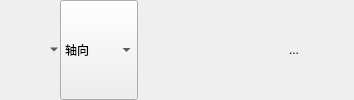
      <widget class="QFrame" name="SliceFrame">
       <layout class="QHBoxLayout" name="horizontalLayout_2">
        <property name="spacing">
         <number>0</number>
        </property>
        <property name="leftMargin">
         <number>0</number>
        </property>
        <property name="topMargin">
         <number>0</number>
        </property>
        <property name="rightMargin">
         <number>0</number>
        </property>
        <property name="bottomMargin">
         <number>0</number>
        </property>
        <item>
         <widget class="QToolButton" name="SliceLinkButton">
          <property name="toolTip">
           <string>链接切片视图。同步同一视图组中所有切片视图的属性。</string>
          </property>
          <property name="text">
           <string />
          </property>
          <property name="icon">
           <iconset resource="../qMRMLWidgets.qrc">
            <normaloff>:/Icons/LinkOff.png</normaloff>
            <normalon>:/Icons/LinkOn.png</normalon>:/Icons/LinkOff.png</iconset>
          </property>
          <property name="checkable">
           <bool>true</bool>
          </property>
          <property name="checked">
           <bool>false</bool>
          </property>
          <property name="autoRaise">
           <bool>true</bool>
          </property>
         </widget>
        </item>
        <item>
         <widget class="QToolButton" name="SliceVisibilityButton">
          <property name="toolTip">
           <string>切换3D视图中的切片可见性。</string>
          </property>
          <property name="checkable">
           <bool>true</bool>
          </property>
          <property name="checked">
           <bool>false</bool>
          </property>
          <property name="popupMode">
           <enum>QToolButton::ToolButtonPopupMode::MenuButtonPopup</enum>
          </property>
          <property name="autoRaise">
           <bool>true</bool>
          </property>
         </widget>
        </item>
        <item>
         <widget class="ctkComboBox" name="SliceOrientationSelector">
          <property name="sizePolicy">
           <sizepolicy hsizetype="Maximum" vsizetype="Ignored">
            <horstretch>0</horstretch>
            <verstretch>0</verstretch>
           </sizepolicy>
          </property>
          <property name="minimumSize">
           <size>
            <width>65</width>
            <height>0</height>
           </size>
          </property>
          <property name="toolTip">
           <string>切片方向（轴向、矢状、冠状、重格式化）。</string>
          </property>
          <property name="sizeAdjustPolicy">
           <enum>QComboBox::SizeAdjustPolicy::AdjustToContents</enum>
          </property>
          <item>
           <property name="text">
            <string>轴向</string>
           </property>
          </item>
          <item>
           <property name="text">
            <string>矢状</string>
           </property>
          </item>
          <item>
           <property name="text">
            <string>冠状</string>
           </property>
          </item>
          <item>
           <property name="text">
            <string>重格式化</string>
           </property>
          </item>
         </widget>
        </item>
        <item>
         <widget class="QToolButton" name="LightBoxToolButton">
          <property name="toolTip">
           <string>灯箱视图。</string>
          </property>
          <property name="icon">
           <iconset resource="../qMRMLWidgets.qrc">
            <normaloff>:/Icons/LayoutLightboxView.png</normaloff>:/Icons/LayoutLightboxView.png</iconset>
          </property>
          <property name="popupMode">
           <enum>QToolButton::ToolButtonPopupMode::InstantPopup</enum>
          </property>
          <property name="autoRaise">
           <bool>true</bool>
          </property>
         </widget>
        </item>
        <item>
         <widget class="QToolButton" name="ShowReformatWidgetToolButton">
          <property name="toolTip">
           <string>在3D视图中显示重格式化小部件</string>
          </property>
          <property name="icon">
           <iconset resource="../qMRMLWidgets.qrc">
            <normaloff>:/Icons/SliceWidgetOn.png</normaloff>
            <normalon>:/Icons/SliceWidgetOff.png</normalon>:/Icons/SliceWidgetOn.png</iconset>
          </property>
          <property name="checkable">
           <bool>true</bool>
          </property>
          <property name="autoRaise">
           <bool>true</bool>
          </property>
         </widget>
        </item>
        <item>
         <widget class="QToolButton" name="SliceCompositeButton">
          <property name="icon">
           <iconset resource="../qMRMLWidgets.qrc">
            <normaloff>:/Icons/SlicesComposite.png</normaloff>:/Icons/SlicesComposite.png</iconset>
          </property>
          <property name="popupMode">
           <enum>QToolButton::ToolButtonPopupMode::InstantPopup</enum>
          </property>
          <property name="autoRaise">
           <bool>true</bool>
          </property>
         </widget>
        </item>
        <item>
         <widget class="QToolButton" name="SliceSpacingButton">
          <property name="toolTip">
           <string>切片间距可以由用户或上下文自动或手动设置</string>
          </property>
          <property name="text">
           <string />
          </property>
          <property name="icon">
           <iconset resource="../qMRMLWidgets.qrc">
            <normaloff>:/Icons/SlicerAutomaticSliceSpacing.png</normaloff>:/Icons/SlicerAutomaticSliceSpacing.png</iconset>
          </property>
          <property name="popupMode">
           <enum>QToolButton::ToolButtonPopupMode::InstantPopup</enum>
          </property>
          <property name="autoRaise">
           <bool>true</bool>
          </property>
         </widget>
        </item>
        <item>
         <widget class="QToolButton" name="SliceRotateToVolumePlaneButton">
          <property name="icon">
           <iconset resource="../qMRMLWidgets.qrc">
            <normaloff>:/Icons/SlicerRotateToPixelSpace.png</normaloff>:/Icons/SlicerRotateToPixelSpace.png</iconset>
          </property>
          <property name="autoRaise">
           <bool>true</bool>
          </property>
         </widget>
        </item>
        <item>
         <widget class="QToolButton" name="OrientationMarkerButton">
          <property name="toolTip">
           <string>显示方向标记</string>
          </property>
          <property name="icon">
           <iconset resource="../qMRMLWidgets.qrc">
            <normaloff>:/Icons/OrientationMarker.png</normaloff>:/Icons/OrientationMarker.png</iconset>
          </property>
          <property name="popupMode">
           <enum>QToolButton::ToolButtonPopupMode::InstantPopup</enum>
          </property>
          <property name="autoRaise">
           <bool>true</bool>
          </property>
         </widget>
        </item>
        <item>
         <widget class="QToolButton" name="RulerButton">
          <property name="text">
           <string>...</string>
          </property>
          <property name="icon">
           <iconset resource="../qMRMLWidgets.qrc">
            <normaloff>:/Icons/Ruler.png</normaloff>:/Icons/Ruler.png</iconset>
          </property>
          <property name="popupMode">
           <enum>QToolButton::ToolButtonPopupMode::InstantPopup</enum>
          </property>
          <property name="autoRaise">
           <bool>true</bool>
          </property>
         </widget>
        </item>
        <item>
         <widget class="QToolButton" name="EnableSlabReconstructionButton">
          <property name="toolTip">
           <string>启用厚层重建 (TSR)。TSR用于合并一定范围内的连续切片。</string>
          </property>
          <property name="icon">
           <iconset resource="../qMRMLWidgets.qrc">
            <normaloff>:/Icons/SlabReconstruction.png</normaloff>:/Icons/SlabReconstruction.png</iconset>
          </property>
          <property name="popupMode">
           <enum>QToolButton::ToolButtonPopupMode::InstantPopup</enum>
          </property>
          <property name="autoRaise">
           <bool>true</bool>
          </property>
         </widget>
        </item>
        <item>
         <widget class="QToolButton" name="SliceMoreOptionButton">
          <property name="toolTip">
           <string>高级选项</string>
          </property>
          <property name="icon">
           <iconset resource="../qMRMLWidgets.qrc">
            <normaloff>:/Icons/SliceMoreOptions.png</normaloff>:/Icons/SliceMoreOptions.png</iconset>
          </property>
          <property name="popupMode">
           <enum>QToolButton::ToolButtonPopupMode::InstantPopup</enum>
          </property>
          <property name="autoRaise">
           <bool>true</bool>
          </property>
         </widget>
        </item>
        <item>
         <widget class="ctkDynamicSpacer" name="DynamicSpacer" native="true">
          <property name="activeSizePolicy" stdset="0">
           <sizepolicy hsizetype="Minimum" vsizetype="Ignored">
            <horstretch>0</horstretch>
            <verstretch>0</verstretch>
           </sizepolicy>
          </property>
          <property name="inactiveSizePolicy" stdset="0">
           <sizepolicy hsizetype="Expanding" vsizetype="Ignored">
            <horstretch>0</horstretch>
            <verstretch>0</verstretch>
           </sizepolicy>
          </property>
          <property name="active" stdset="0">
           <bool>true</bool>
          </property>
         </widget>
        </item>
       </layout>
      </widget>
